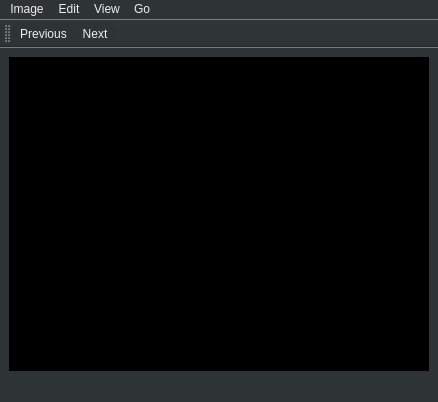
<?xml version="1.0" encoding="UTF-8"?>
<ui version="4.0">
 <class>MainWindow</class>
 <widget class="QMainWindow" name="MainWindow">
  <property name="geometry">
   <rect>
    <x>0</x>
    <y>0</y>
    <width>438</width>
    <height>402</height>
   </rect>
  </property>
  <property name="windowTitle">
   <string>MainWindow</string>
  </property>
  <property name="styleSheet">
   <string notr="true">background-color: rgb(46, 52, 54);
color: rgb(238, 238, 236);</string>
  </property>
  <widget class="QWidget" name="centralwidget">
   <layout class="QVBoxLayout" name="verticalLayout">
    <item>
     <widget class="QGraphicsView" name="graphicsView">
      <property name="minimumSize">
       <size>
        <width>420</width>
        <height>300</height>
       </size>
      </property>
      <property name="styleSheet">
       <string notr="true">background-color: rgb(0, 0, 0);</string>
      </property>
     </widget>
    </item>
   </layout>
  </widget>
  <widget class="QMenuBar" name="menubar">
   <property name="geometry">
    <rect>
     <x>0</x>
     <y>0</y>
     <width>438</width>
     <height>22</height>
    </rect>
   </property>
   <widget class="QMenu" name="menuImage">
    <property name="title">
     <string>Image</string>
    </property>
    <addaction name="actionOpen"/>
    <addaction name="actionSave"/>
    <addaction name="actionSave_As"/>
    <addaction name="separator"/>
    <addaction name="actionPrint"/>
    <addaction name="separator"/>
    <addaction name="actionSet_As_Desktop_Background"/>
    <addaction name="actionOpen_Containing_Folder"/>
    <addaction name="actionProperties"/>
    <addaction name="separator"/>
    <addaction name="actionExit"/>
   </widget>
   <widget class="QMenu" name="menuEdit">
    <property name="title">
     <string>Edit</string>
    </property>
   </widget>
   <widget class="QMenu" name="menuView">
    <property name="title">
     <string>View</string>
    </property>
    <addaction name="actionZoom_In"/>
    <addaction name="actionZoom_Out"/>
   </widget>
   <widget class="QMenu" name="menuGo">
    <property name="title">
     <string>Go</string>
    </property>
   </widget>
   <addaction name="menuImage"/>
   <addaction name="menuEdit"/>
   <addaction name="menuView"/>
   <addaction name="menuGo"/>
  </widget>
  <widget class="QStatusBar" name="statusbar"/>
  <widget class="QToolBar" name="toolBar">
   <property name="windowTitle">
    <string>toolBar</string>
   </property>
   <attribute name="toolBarArea">
    <enum>TopToolBarArea</enum>
   </attribute>
   <attribute name="toolBarBreak">
    <bool>false</bool>
   </attribute>
   <addaction name="actionPrevious"/>
   <addaction name="actionNext"/>
  </widget>
  <action name="actionOpen">
   <property name="text">
    <string>Open</string>
   </property>
   <property name="shortcut">
    <string>Ctrl+O</string>
   </property>
  </action>
  <action name="actionSave">
   <property name="text">
    <string>Save</string>
   </property>
   <property name="shortcut">
    <string>Ctrl+S</string>
   </property>
  </action>
  <action name="actionSave_As">
   <property name="text">
    <string>Save As</string>
   </property>
   <property name="shortcut">
    <string>Ctrl+Shift+S</string>
   </property>
  </action>
  <action name="actionPrint">
   <property name="text">
    <string>Print</string>
   </property>
   <property name="shortcut">
    <string>Ctrl+Shift+P</string>
   </property>
  </action>
  <action name="actionSet_As_Desktop_Background">
   <property name="text">
    <string>Set As Desktop Background</string>
   </property>
  </action>
  <action name="actionProperties">
   <property name="text">
    <string>Properties</string>
   </property>
   <property name="shortcut">
    <string>Ctrl+P</string>
   </property>
  </action>
  <action name="actionOpen_Containing_Folder">
   <property name="text">
    <string>Open Containing Folder</string>
   </property>
  </action>
  <action name="actionExit">
   <property name="text">
    <string>Exit</string>
   </property>
   <property name="shortcut">
    <string>Esc</string>
   </property>
  </action>
  <action name="actionZoom_In">
   <property name="text">
    <string>Zoom In</string>
   </property>
   <property name="shortcut">
    <string>Ctrl+=</string>
   </property>
  </action>
  <action name="actionZoom_Out">
   <property name="text">
    <string>Zoom Out</string>
   </property>
   <property name="shortcut">
    <string>Ctrl+-</string>
   </property>
  </action>
  <action name="actionPrevious">
   <property name="text">
    <string>Previous</string>
   </property>
   <property name="toolTip">
    <string>Go to previous image in current directory</string>
   </property>
   <property name="shortcut">
    <string>Left</string>
   </property>
  </action>
  <action name="actionNext">
   <property name="text">
    <string>Next</string>
   </property>
   <property name="toolTip">
    <string>Go to next image in current directory</string>
   </property>
   <property name="shortcut">
    <string>Right</string>
   </property>
  </action>
 </widget>
 <resources/>
 <connections/>
</ui>
